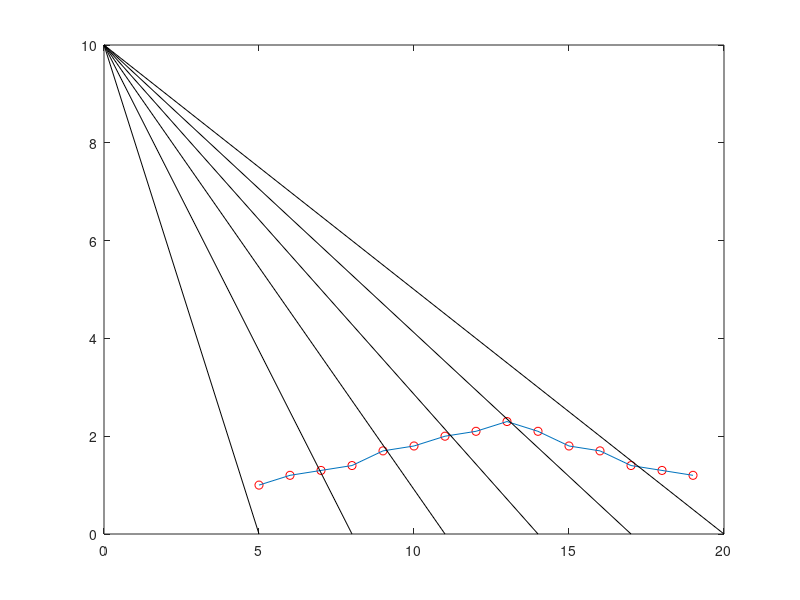

MATLAB code to generate this figure:
%紅い点の座標(適当な定数)
RED_x=[5 6 7 8 9 10 11 12 13 14 15 16 17 18 19]
RED_z=[1 1.2 1.3 1.4 1.7 1.8 2 2.1 2.3 2.1 1.8 1.7 1.4 1.3 1.2 ]
figure(1);plot(RED_x,RED_z,'ro')
hold on%上書き開始
for ii=1:length(RED_x)-1
    %赤点間の線を結ぶ
    line([RED_x(ii),RED_x(ii+1)],[RED_z(ii),RED_z(ii+1)])
end
hold off%上書き停止
KURO_DAI_x=0;%黒丸大のｘ座標
KURO_DAI_z=10;%黒丸大のz座標
KURO_SHO_x=[5:3:20]%黒丸小のｘ座標
KURO_SHO_z=zeros(1,15)%黒丸小のz座標
hold on%上書き開始
for ii=1:length(KURO_SHO_x)
    %黒丸間の線を結ぶ
    line([KURO_DAI_x,KURO_SHO_x(ii)],[KURO_DAI_z,KURO_SHO_z(ii)],'Color','black')
end
hold off%上書き停止